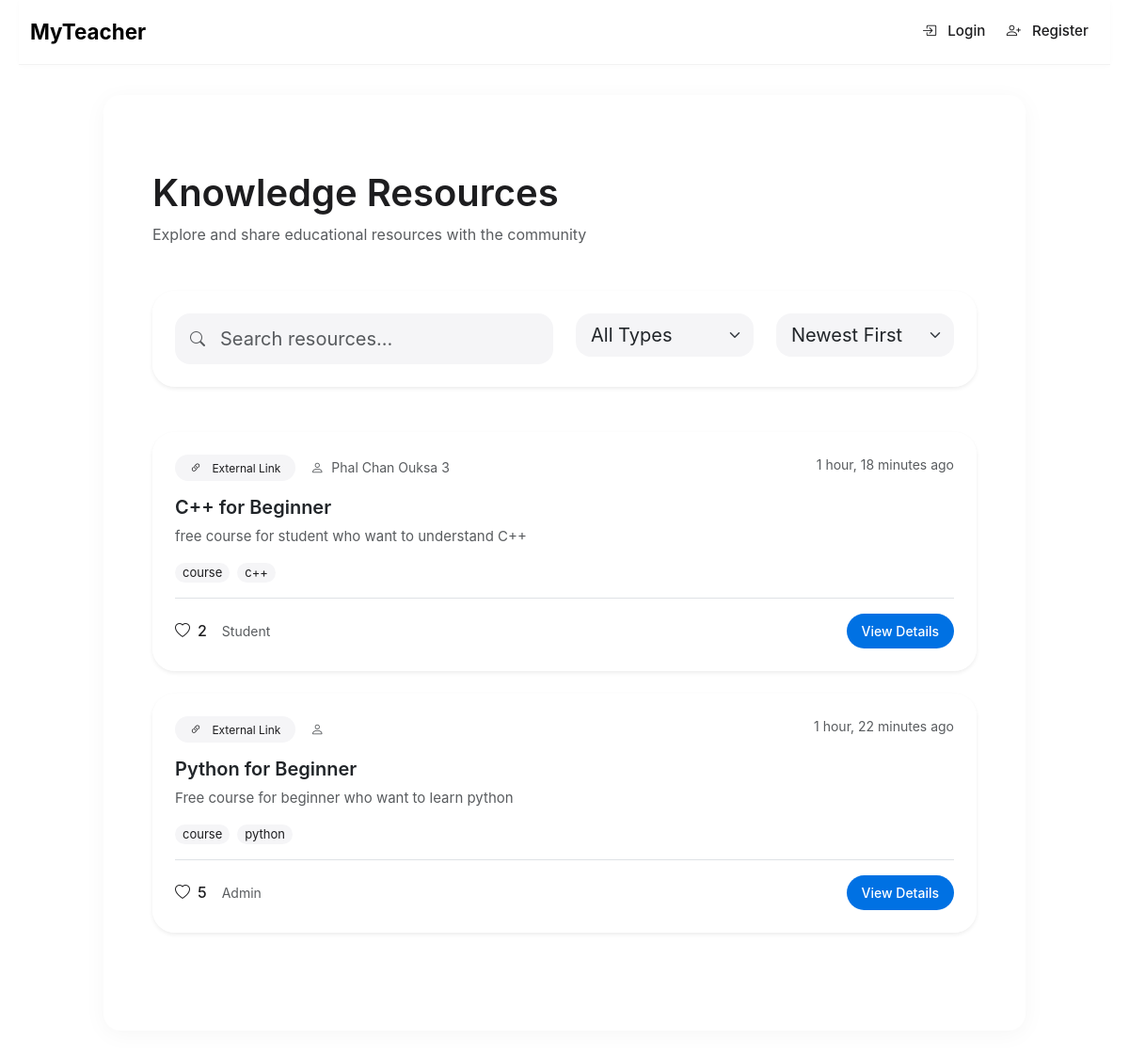
Page /resources/ on the committed database.
### resources/models.py (models this page shows, shortened)
class Resource(models.Model):
    RESOURCE_TYPES = (
        ('document', 'Document'),
        ('video', 'Video'),
        ('link', 'External Link'),
        ('presentation', 'Presentation'),
        ('code', 'Code Snippet'),
        ('other', 'Other'),
    )
    title = models.CharField(max_length=200)
    description = models.TextField(
        help_text="Describe what this resource is about and how it can help others."
    )
    file = models.FileField(
        upload_to='resources/%Y/%m/%d/',
        blank=True,
        null=True,
        validators=[FileExtensionValidator(
            allowed_extensions=['pdf', 'doc', 'docx', 'ppt', 'pptx', 'txt', 'py', 'js', 'html', 'css', 'jpg', 'png', 'mp4']
        )],
        help_text="Upload a file (PDF, Word, PPT, code files, or media)"
    )
    external_link = models.URLField(
        blank=True,
        null=True,
        help_text="Add a link to an external resource (e.g., YouTube video, website)"
    )
    resource_type = models.CharField(max_length=20, choices=RESOURCE_TYPES)
    tags = models.CharField(
        max_length=200,
        blank=True,
        help_text="Enter tags separated by commas (e.g., python, django, web development)"
    )
    author = models.ForeignKey(UserProfile, on_delete=models.CASCADE, related_name='resources')
    created_at = models.DateTimeField(auto_now_add=True)
    updated_at = models.DateTimeField(auto_now=True)
    likes = models.ManyToManyField(UserProfile, related_name='liked_resources', blank=True)
    class Meta:
        ordering = ['-created_at']
    def get_tag_list(self):
        if self.tags:
            return [tag.strip() for tag in self.tags.split(',')]
        return []

### accounts/models.py (models this page shows, shortened)
class UserProfile(models.Model):
    ROLE_CHOICES = (
        ('admin', 'Admin'),
        ('teacher', 'Teacher'),
        ('student', 'Student'),
    )
    user = models.OneToOneField(User, on_delete=models.CASCADE, related_name='profile')
    role = models.CharField(max_length=10, choices=ROLE_CHOICES, default='student')
    identifier = models.CharField(max_length=20, unique=True, blank=True, null=True)
    date_of_birth = models.DateField(null=True, blank=True)
    address = models.TextField(blank=True)
    phone_number = models.CharField(max_length=15, blank=True)
    joining_date = models.DateField(auto_now_add=True)

### resources/views.py (the view)
# urls.py: path('', views.ResourceListView.as_view(), name='list'),
class ResourceListView(ListView):
    model = Resource
    template_name = 'resources/resource_list.html'
    context_object_name = 'resources'
    paginate_by = 12
    def get_queryset(self):
        queryset = Resource.objects.all().select_related('author__user') # Efficiently fetch user
        queryset = queryset.annotate(likes_count_annotation=Count('likes'))
        if self.request.user.is_authenticated:
            user_profile = self.request.user.profile
            user_likes_subquery = Resource.likes.through.objects.filter(
                resource_id=OuterRef('pk'),
                userprofile_id=user_profile.pk
            )
            queryset = queryset.annotate(
                is_liked_by_user=Exists(user_likes_subquery)
            )
        else:
            queryset = queryset.annotate(is_liked_by_user=Value(False, output_field=BooleanField()))
        q = self.request.GET.get('q')
        if q:
            queryset = queryset.filter(
                models.Q(title__icontains=q) |
                models.Q(description__icontains=q) |
                models.Q(tags__icontains=q)
            )
        resource_type = self.request.GET.get('type')
        if resource_type:
            queryset = queryset.filter(resource_type=resource_type)
        sort = self.request.GET.get('sort', '-created_at')
        if sort == 'likes':
            queryset = queryset.order_by('-likes_count_annotation', '-created_at') # Sort by likes, then by date
        elif sort:
            queryset = queryset.order_by(sort)
        return queryset
    def get_context_data(self, **kwargs):
        context = super().get_context_data(**kwargs)
        context['resource_types'] = Resource.RESOURCE_TYPES
        context['current_type'] = self.request.GET.get('type', '')
        context['current_sort'] = self.request.GET.get('sort', '-created_at')
        context['query'] = self.request.GET.get('q', '')
        return context

### templates/resources/resource_list.html (shortened to what this page needs)
{% extends 'base.html' %}
{% load static %}
{% block content %}
{% load static %}
<div class="container py-5">
    <div class="d-flex flex-column flex-md-row justify-content-between align-items-center mb-5">
        <div class="mb-4 mb-md-0">
            <h1 class="display-6 fw-semibold mb-2">Knowledge Resources</h1>
            <p class="text-muted mb-0">Explore and share educational resources with the community</p>
        </div>
    </div>
    <div class="card border-0 shadow-sm mb-5" style="border-radius: 24px; background: rgba(255, 255, 255, 0.8); backdrop-filter: blur(20px);">
        <div class="card-body p-4">
            <form method="get" class="row g-4">
                <div class="col-lg-6">
                    <div class="position-relative">
                        <i class="bi bi-search position-absolute top-50 start-0 translate-middle-y ms-3 text-muted"></i>
                        <input type="text" name="q" class="form-control form-control-lg border-0 ps-5"
                               placeholder="Search resources..." value="{{ query }}"
                               style="border-radius: 16px; background-color: var(--apple-light-gray);">
                    </div>
                </div>
                <div class="col-lg-3">
                    <select name="type" class="form-select form-select-lg border-0" onchange="this.form.submit()"
                            style="border-radius: 16px; background-color: var(--apple-light-gray);">
                        <option value="">All Types</option>
                    </select>
                </div>
                <div class="col-lg-3">
                    <select name="sort" class="form-select form-select-lg border-0" onchange="this.form.submit()"
                            style="border-radius: 16px; background-color: var(--apple-light-gray);">
                        <option value="-created_at" {% if current_sort == '-created_at' %}selected{% endif %}>Newest First</option>
                    </select>
                </div>
            </form>
        </div>
    </div>
    <div class="row">
        {% for resource in resources %}
        <div class="col-12 mb-4">
            <div class="card border-0 shadow-sm"
                 style="border-radius: 24px; transition: all 0.3s ease; background: rgba(255, 255, 255, 0.8); backdrop-filter: blur(20px);">
                <div class="card-body p-4">
                    <div class="d-flex justify-content-between align-items-start mb-3">
                        <div class="d-flex align-items-center gap-3">
                            <span class="badge px-3 py-2 text-nowrap"
                                  style="background-color: var(--apple-light-gray); color: var(--apple-dark-gray); border-radius: 980px;">
                                <i class="bi bi-{% if resource.resource_type == 'document' %}file-text{% elif resource.resource_type == 'video' %}play-circle{% elif resource.resource_type == 'link' %}link-45deg{% elif resource.resource_type == 'presentation' %}easel{% elif resource.resource_type == 'code' %}code-square{% else %}collection{% endif %} me-2"></i>
                                {{ resource.get_resource_type_display }}
                            </span>
                            <span class="text-muted" style="font-size: 0.875rem;">
                                <i class="bi bi-person me-1"></i>
                                {{ resource.author.user.get_full_name }}
                            </span>
                        </div>
                        <small class="text-muted">{{ resource.created_at|timesince }} ago</small>
                    </div>
                    <h5 class="card-title mb-2" style="font-weight: 600;">{{ resource.title }}</h5>
                    <p class="text-muted mb-3" style="font-size: 0.9375rem; display: -webkit-box; -webkit-line-clamp: 2; line-clamp: 2; -webkit-box-orient: vertical; overflow: hidden;">
                        {{ resource.description|truncatewords:30 }}
                    </p>
                    {% if resource.tags %}
                    <div class="mb-3">
                        <div class="d-flex flex-wrap gap-2">
                            {% for tag in resource.get_tag_list %}
                            <span class="badge text-nowrap px-2 py-1"
                                  style="background-color: var(--apple-light-gray); color: var(--apple-dark-gray); border-radius: 980px; font-size: 0.8125rem;">
                                {{ tag }}
                            </span>
                            {% endfor %}
                        </div>
                    </div>
                    {% endif %}
                    <div class="d-flex justify-content-between align-items-center mt-3 pt-3 border-top">
                        <div class="d-flex align-items-center gap-3">
                            <a href="javascript:void(0);" class="like-button text-decoration-none d-flex align-items-center" data-resource-id="{{ resource.id }}" style="color: var(--apple-dark-gray);">
                                <i class="bi {% if resource.is_liked_by_user %}bi-heart-fill text-danger{% else %}bi-heart{% endif %} me-2"></i>
                                <span id="likes-count-{{ resource.id }}" style="font-weight: 500;">{{ resource.likes_count_annotation }}</span>
                            </a>
                            <span class="text-muted" style="font-size: 0.875rem;">{{ resource.author.get_role_display }}</span>
                        </div>
                        <a href="{% url 'resources:detail' resource.pk %}"
                           class="btn btn-primary btn-sm px-3"
                           style="border-radius: 980px;">
                            View Details
                        </a>
                    </div>
                </div>
            </div>
        </div>
        {% endfor %}
    </div>
</div>
{% endblock %}

### templates/base.html (style rules this page uses)
:root { --apple-white: #ffffff; --apple-light-gray: #f5f5f7; --apple-medium-gray: #86868b; --apple-dark-gray: #1d1d1f; --apple-black: #000000; --apple-blue: #0071e3; --apple-blue-hover: #0077ed; --apple-red: #ff3b30; --apple-green: #34c759; }
* { margin: 0; padding: 0; box-sizing: border-box; }
body { font-family: "SF Pro Display", -apple-system, BlinkMacSystemFont, sans-serif; background-color: var(--apple-white); color: var(--apple-dark-gray); line-height: 1.5; font-weight: 400; -webkit-font-smoothing: antialiased; -moz-osx-font-smoothing: grayscale; overflow-x: hidden; }
h1, h2, h3, h4, h5, h6 { font-weight: 600; }
.container { max-width: 1200px; padding: 0 20px; }
.btn { border-radius: 980px; padding: 0.5rem 1.25rem; font-weight: 500; transition: all 0.2s ease; border: none; }
.btn-primary { background-color: var(--apple-blue); color: white; }
.badge { border-radius: 980px; padding: 0.4rem 0.8rem; font-weight: 500; font-size: 0.75rem; }
.form-control { border-radius: 10px; padding: 0.75rem 1rem; border: 1px solid rgba(0, 0, 0, 0.1); transition: all 0.2s ease; }

### templates/resources/resource_list.html (style rules this page uses)
.badge { font-weight: normal; }

### rows in the picture
Resource: resource_type "External Link", author.user.get_full_name "Phal Chan Ouksa 3", created_at "1 hour, 18 minutes", title "C++ for Beginner", description "free course for student who want to understand C++", get_tag_list "course" "c++", likes_count_annotation "2", author.role "Student"
Resource: resource_type "External Link", created_at "1 hour, 22 minutes", title "Python for Beginner", description "Free course for beginner who want to learn python", get_tag_list "course" "python", likes_count_annotation "5", author.role "Admin"
